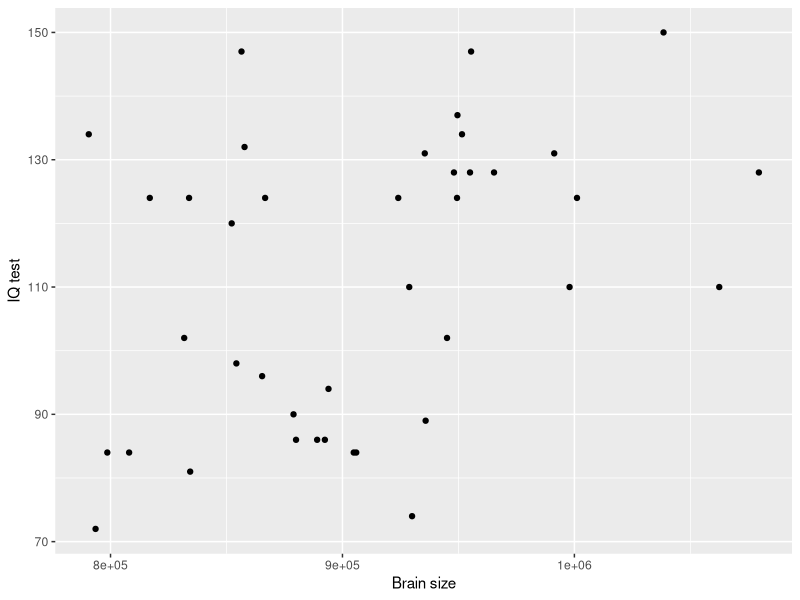
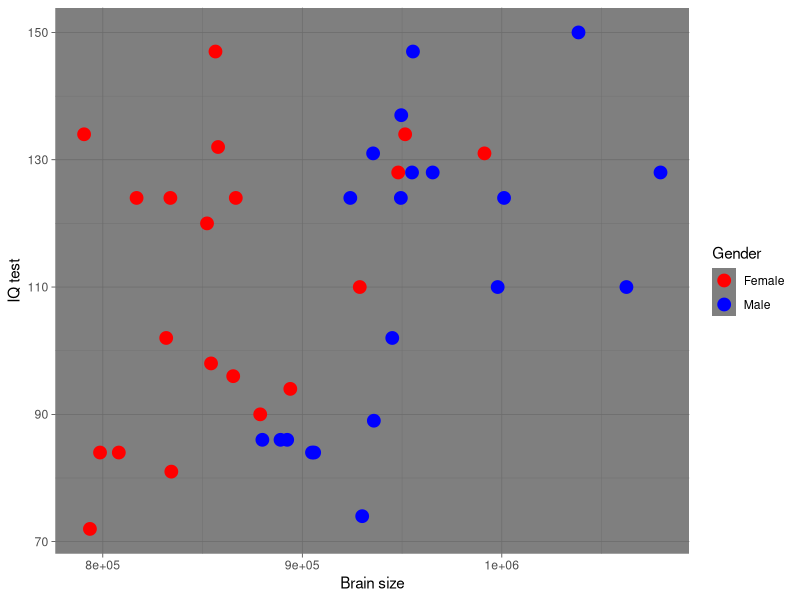
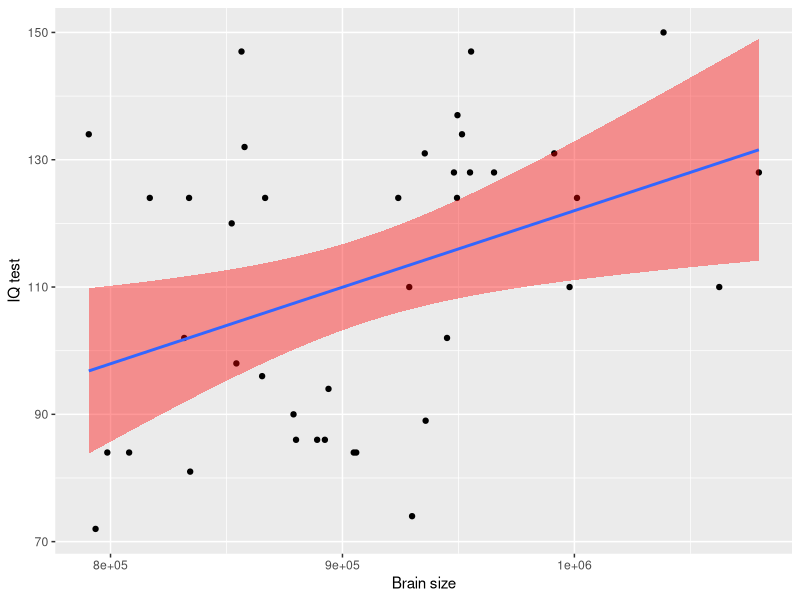
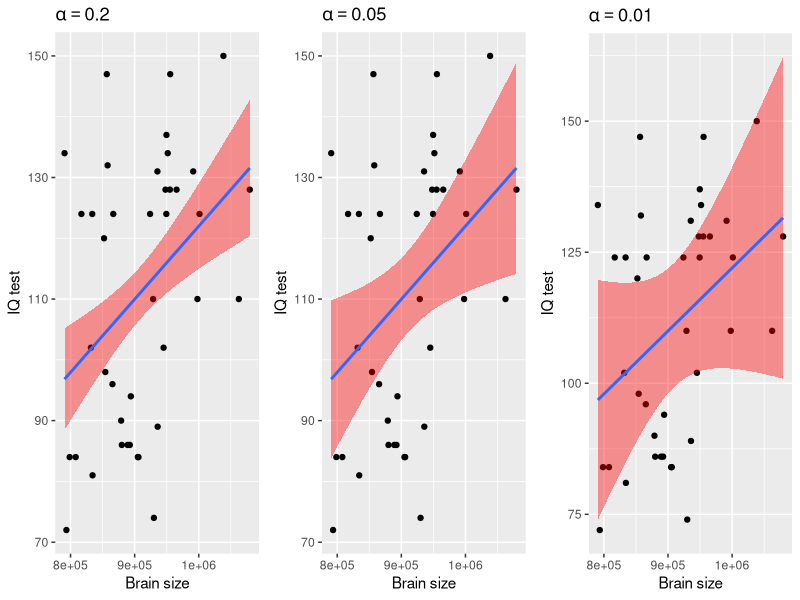
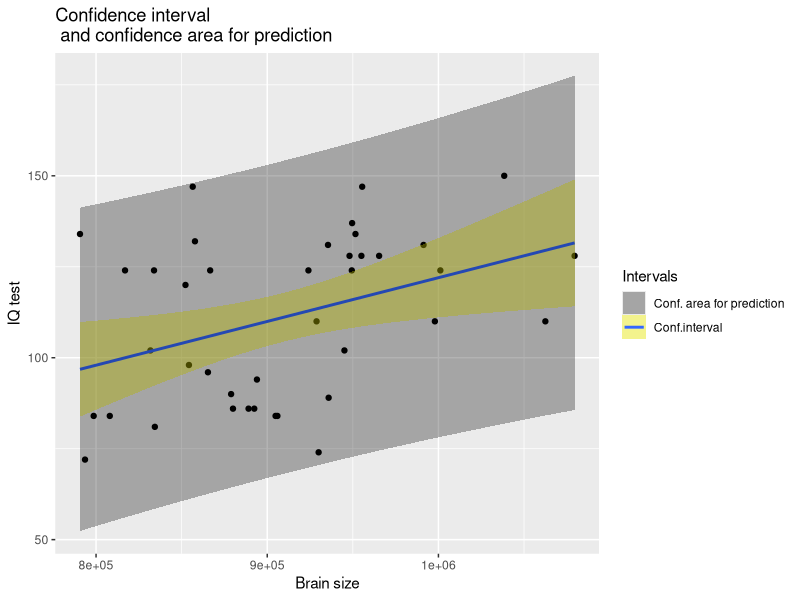

R code for these plots, in order:
# ---
# title: "Линейная регрессия"
# subtitle: "Линейные модели..."
# author: "Вадим Хайтов, Марина Варфоломеева"

## Читаем данные
brain <- read.csv("data/IQ_brain.csv", header = TRUE)
head(brain)
str(brain)

## Находим строки с пропущенными значениями
sum(!complete.cases(brain))

sapply(brain, function(x) sum(is.na(x)))

brain[!complete.cases(brain), ]


#Вычисление матрицы корреляций

cor(brain$Weight, brain$PIQ, use =  "pairwise.complete.obs" )

cor(brain[,-1], use =  "pairwise.complete.obs" )

cor.test(brain[,2], brain[,3])

library(ggplot2)
## Строим график
pl_brain <- ggplot(brain, aes(x = MRINACount, y = PIQ)) + geom_point() +   xlab("Brain size") + ylab("IQ test")
pl_brain

## Меняем настройки графика
pl_brain + theme_dark() +
  geom_point(aes(color = Gender), size = 4) +
  scale_color_manual(values =  c("red", "blue"))

cor.test(brain$PIQ, brain$MRINACount)

## Подгоняем модель с помощью функции lm()
Mod <- lm(PIQ ~ MRINACount, data = brain)

lm(PIQ ~ 1, data = brain)



## Прогнозируем величину IQ для человека с размером мозга 900000
1.7437570 +  0.0001203 * 900000

coef(Mod)[1] + coef(Mod)[2]* 900000


#Находим остатки
brain$PIQ[10] - fitted(Mod)[10]
residuals(Mod)[10]

str(Mod)

summary(Mod)

pl_brain + geom_smooth(method = "lm", fill = "red")

##Находим доверительные интервалы для параметров

confint(Mod)

##Рисуем графики для разных уровней значимости
library(gridExtra)
pl_alpha1 <- pl_brain + geom_smooth(method="lm", level=0.8, fill = "red") + ggtitle(bquote(alpha==0.2))

pl_alpha2 <- pl_brain + geom_smooth(method="lm", level=0.95 , fill = "red") + ggtitle(bquote(alpha==0.05))

pl_alpha3 <- pl_brain + geom_smooth(method="lm", level=0.999,  fill = "red") + ggtitle(bquote(alpha==0.01))


grid.arrange(pl_alpha1, pl_alpha2, pl_alpha3, ncol=3)


## Вычисляем 95%  зону предсказания
ND <- data.frame(MRINACount = 900000)

predict(Mod, newdata = ND , interval = "prediction", level = 0.95, se = T)$fit


## Строим график с зоной педсказаия
brain_predicted <- predict(Mod, interval="prediction")
brain_predicted <- data.frame(brain, brain_predicted)
head(brain_predicted)

pl_brain +  geom_smooth(method = "lm", aes(fill = "Conf.interval"), alpha = 0.4) +
geom_ribbon(data = brain_predicted,  aes(ymin = lwr, ymax = upr, fill = "Conf. area for prediction"), alpha = 0.3) + scale_fill_manual(name = "Intervals", values = c("black", "yellow")) +   ggtitle("Confidence interval \n and confidence area for prediction")

summary(Mod)


anova(Mod)
